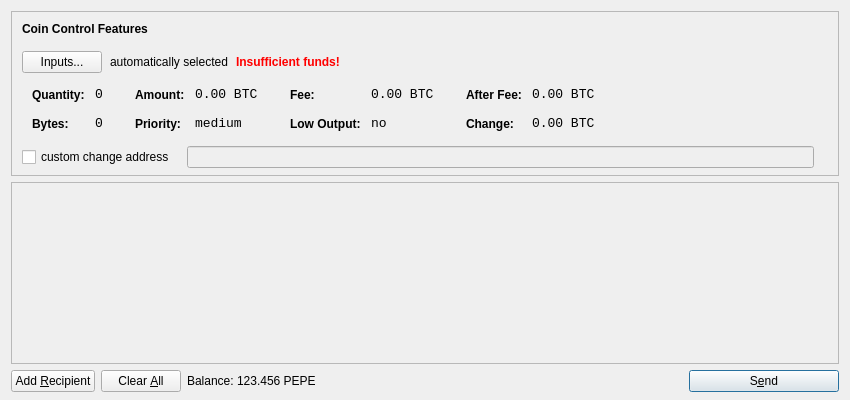
<?xml version="1.0" encoding="UTF-8"?>
<ui version="4.0">
 <class>SendCoinsDialog</class>
 <widget class="QDialog" name="SendCoinsDialog">
  <property name="geometry">
   <rect>
    <x>0</x>
    <y>0</y>
    <width>850</width>
    <height>400</height>
   </rect>
  </property>
  <property name="windowTitle">
   <string>Send Coins</string>
  </property>
  <layout class="QVBoxLayout" name="verticalLayout" stretch="0,1,0">
   <property name="bottomMargin">
    <number>8</number>
   </property>
   <item>
    <widget class="QFrame" name="frameCoinControl">
     <property name="sizePolicy">
      <sizepolicy hsizetype="Expanding" vsizetype="Expanding">
       <horstretch>0</horstretch>
       <verstretch>0</verstretch>
      </sizepolicy>
     </property>
     <property name="maximumSize">
      <size>
       <width>16777215</width>
       <height>16777215</height>
      </size>
     </property>
     <property name="frameShape">
      <enum>QFrame::StyledPanel</enum>
     </property>
     <property name="frameShadow">
      <enum>QFrame::Sunken</enum>
     </property>
     <layout class="QVBoxLayout" name="verticalLayoutCoinControl2">
      <property name="spacing">
       <number>-1</number>
      </property>
      <property name="leftMargin">
       <number>0</number>
      </property>
      <property name="topMargin">
       <number>0</number>
      </property>
      <property name="rightMargin">
       <number>0</number>
      </property>
      <property name="bottomMargin">
       <number>6</number>
      </property>
      <item>
       <layout class="QVBoxLayout" name="verticalLayoutCoinControl" stretch="0,0,0,0,1">
        <property name="spacing">
         <number>0</number>
        </property>
        <property name="leftMargin">
         <number>10</number>
        </property>
        <property name="topMargin">
         <number>10</number>
        </property>
        <item>
         <layout class="QHBoxLayout" name="horizontalLayoutCoinControl1">
          <property name="bottomMargin">
           <number>15</number>
          </property>
          <item>
           <widget class="QLabel" name="labelCoinControlFeatures">
            <property name="sizePolicy">
             <sizepolicy hsizetype="Preferred" vsizetype="Maximum">
              <horstretch>0</horstretch>
              <verstretch>0</verstretch>
             </sizepolicy>
            </property>
            <property name="font">
             <font>
              <weight>75</weight>
              <bold>true</bold>
             </font>
            </property>
            <property name="styleSheet">
             <string notr="true">font-weight:bold;</string>
            </property>
            <property name="text">
             <string>Coin Control Features</string>
            </property>
           </widget>
          </item>
         </layout>
        </item>
        <item>
         <layout class="QHBoxLayout" name="horizontalLayoutCoinControl2" stretch="0,0,0,0">
          <property name="spacing">
           <number>8</number>
          </property>
          <property name="bottomMargin">
           <number>10</number>
          </property>
          <item>
           <widget class="QPushButton" name="pushButtonCoinControl">
            <property name="styleSheet">
             <string notr="true"/>
            </property>
            <property name="text">
             <string>Inputs...</string>
            </property>
           </widget>
          </item>
          <item>
           <widget class="QLabel" name="labelCoinControlAutomaticallySelected">
            <property name="text">
             <string>automatically selected</string>
            </property>
            <property name="margin">
             <number>5</number>
            </property>
           </widget>
          </item>
          <item>
           <widget class="QLabel" name="labelCoinControlInsuffFunds">
            <property name="font">
             <font>
              <weight>75</weight>
              <bold>true</bold>
             </font>
            </property>
            <property name="styleSheet">
             <string notr="true">color:red;font-weight:bold;</string>
            </property>
            <property name="text">
             <string>Insufficient funds!</string>
            </property>
            <property name="margin">
             <number>5</number>
            </property>
           </widget>
          </item>
          <item>
           <spacer name="horizontalSpacerCoinControl">
            <property name="orientation">
             <enum>Qt::Horizontal</enum>
            </property>
            <property name="sizeHint" stdset="0">
             <size>
              <width>40</width>
              <height>1</height>
             </size>
            </property>
           </spacer>
          </item>
         </layout>
        </item>
        <item>
         <widget class="QWidget" name="widgetCoinControl" native="true">
          <property name="sizePolicy">
           <sizepolicy hsizetype="Preferred" vsizetype="Preferred">
            <horstretch>0</horstretch>
            <verstretch>0</verstretch>
           </sizepolicy>
          </property>
          <property name="minimumSize">
           <size>
            <width>0</width>
            <height>0</height>
           </size>
          </property>
          <property name="styleSheet">
           <string notr="true"/>
          </property>
          <layout class="QHBoxLayout" name="horizontalLayoutCoinControl5">
           <property name="margin">
            <number>0</number>
           </property>
           <item>
            <layout class="QHBoxLayout" name="horizontalLayoutCoinControl3" stretch="0,0,0,1">
             <property name="spacing">
              <number>20</number>
             </property>
             <property name="topMargin">
              <number>0</number>
             </property>
             <property name="bottomMargin">
              <number>10</number>
             </property>
             <item>
              <layout class="QFormLayout" name="formLayoutCoinControl1">
               <property name="horizontalSpacing">
                <number>10</number>
               </property>
               <property name="verticalSpacing">
                <number>14</number>
               </property>
               <property name="leftMargin">
                <number>10</number>
               </property>
               <property name="topMargin">
                <number>4</number>
               </property>
               <property name="rightMargin">
                <number>6</number>
               </property>
               <item row="0" column="0">
                <widget class="QLabel" name="labelCoinControlQuantityText">
                 <property name="styleSheet">
                  <string notr="true">font-weight:bold;</string>
                 </property>
                 <property name="text">
                  <string>Quantity:</string>
                 </property>
                 <property name="margin">
                  <number>0</number>
                 </property>
                </widget>
               </item>
               <item row="0" column="1">
                <widget class="QLabel" name="labelCoinControlQuantity">
                 <property name="font">
                  <font>
                   <family>Monospace</family>
                   <pointsize>10</pointsize>
                  </font>
                 </property>
                 <property name="cursor">
                  <cursorShape>IBeamCursor</cursorShape>
                 </property>
                 <property name="contextMenuPolicy">
                  <enum>Qt::ActionsContextMenu</enum>
                 </property>
                 <property name="text">
                  <string notr="true">0</string>
                 </property>
                 <property name="margin">
                  <number>0</number>
                 </property>
                 <property name="textInteractionFlags">
                  <set>Qt::LinksAccessibleByMouse|Qt::TextSelectableByKeyboard|Qt::TextSelectableByMouse</set>
                 </property>
                </widget>
               </item>
               <item row="1" column="0">
                <widget class="QLabel" name="labelCoinControlBytesText">
                 <property name="styleSheet">
                  <string notr="true">font-weight:bold;</string>
                 </property>
                 <property name="text">
                  <string>Bytes:</string>
                 </property>
                </widget>
               </item>
               <item row="1" column="1">
                <widget class="QLabel" name="labelCoinControlBytes">
                 <property name="font">
                  <font>
                   <family>Monospace</family>
                   <pointsize>10</pointsize>
                  </font>
                 </property>
                 <property name="cursor">
                  <cursorShape>IBeamCursor</cursorShape>
                 </property>
                 <property name="contextMenuPolicy">
                  <enum>Qt::ActionsContextMenu</enum>
                 </property>
                 <property name="text">
                  <string notr="true">0</string>
                 </property>
                 <property name="textInteractionFlags">
                  <set>Qt::LinksAccessibleByMouse|Qt::TextSelectableByKeyboard|Qt::TextSelectableByMouse</set>
                 </property>
                </widget>
               </item>
              </layout>
             </item>
             <item>
              <layout class="QFormLayout" name="formLayoutCoinControl2">
               <property name="horizontalSpacing">
                <number>10</number>
               </property>
               <property name="verticalSpacing">
                <number>14</number>
               </property>
               <property name="leftMargin">
                <number>6</number>
               </property>
               <property name="topMargin">
                <number>4</number>
               </property>
               <property name="rightMargin">
                <number>6</number>
               </property>
               <item row="0" column="0">
                <widget class="QLabel" name="labelCoinControlAmountText">
                 <property name="styleSheet">
                  <string notr="true">font-weight:bold;</string>
                 </property>
                 <property name="text">
                  <string>Amount:</string>
                 </property>
                 <property name="margin">
                  <number>0</number>
                 </property>
                </widget>
               </item>
               <item row="0" column="1">
                <widget class="QLabel" name="labelCoinControlAmount">
                 <property name="font">
                  <font>
                   <family>Monospace</family>
                   <pointsize>10</pointsize>
                  </font>
                 </property>
                 <property name="cursor">
                  <cursorShape>IBeamCursor</cursorShape>
                 </property>
                 <property name="contextMenuPolicy">
                  <enum>Qt::ActionsContextMenu</enum>
                 </property>
                 <property name="text">
                  <string notr="true">0.00 BTC</string>
                 </property>
                 <property name="textInteractionFlags">
                  <set>Qt::LinksAccessibleByMouse|Qt::TextSelectableByKeyboard|Qt::TextSelectableByMouse</set>
                 </property>
                </widget>
               </item>
               <item row="1" column="0">
                <widget class="QLabel" name="labelCoinControlPriorityText">
                 <property name="styleSheet">
                  <string notr="true">font-weight:bold;</string>
                 </property>
                 <property name="text">
                  <string>Priority:</string>
                 </property>
                </widget>
               </item>
               <item row="1" column="1">
                <widget class="QLabel" name="labelCoinControlPriority">
                 <property name="font">
                  <font>
                   <family>Monospace</family>
                   <pointsize>10</pointsize>
                  </font>
                 </property>
                 <property name="cursor">
                  <cursorShape>IBeamCursor</cursorShape>
                 </property>
                 <property name="contextMenuPolicy">
                  <enum>Qt::ActionsContextMenu</enum>
                 </property>
                 <property name="text">
                  <string>medium</string>
                 </property>
                 <property name="textInteractionFlags">
                  <set>Qt::LinksAccessibleByMouse|Qt::TextSelectableByKeyboard|Qt::TextSelectableByMouse</set>
                 </property>
                </widget>
               </item>
              </layout>
             </item>
             <item>
              <layout class="QFormLayout" name="formLayoutCoinControl3">
               <property name="horizontalSpacing">
                <number>10</number>
               </property>
               <property name="verticalSpacing">
                <number>14</number>
               </property>
               <property name="leftMargin">
                <number>6</number>
               </property>
               <property name="topMargin">
                <number>4</number>
               </property>
               <property name="rightMargin">
                <number>6</number>
               </property>
               <item row="0" column="0">
                <widget class="QLabel" name="labelCoinControlFeeText">
                 <property name="styleSheet">
                  <string notr="true">font-weight:bold;</string>
                 </property>
                 <property name="text">
                  <string>Fee:</string>
                 </property>
                 <property name="margin">
                  <number>0</number>
                 </property>
                </widget>
               </item>
               <item row="0" column="1">
                <widget class="QLabel" name="labelCoinControlFee">
                 <property name="font">
                  <font>
                   <family>Monospace</family>
                   <pointsize>10</pointsize>
                  </font>
                 </property>
                 <property name="cursor">
                  <cursorShape>IBeamCursor</cursorShape>
                 </property>
                 <property name="contextMenuPolicy">
                  <enum>Qt::ActionsContextMenu</enum>
                 </property>
                 <property name="text">
                  <string notr="true">0.00 BTC</string>
                 </property>
                 <property name="textInteractionFlags">
                  <set>Qt::LinksAccessibleByMouse|Qt::TextSelectableByKeyboard|Qt::TextSelectableByMouse</set>
                 </property>
                </widget>
               </item>
               <item row="1" column="0">
                <widget class="QLabel" name="labelCoinControlLowOutputText">
                 <property name="styleSheet">
                  <string notr="true">font-weight:bold;</string>
                 </property>
                 <property name="text">
                  <string>Low Output:</string>
                 </property>
                </widget>
               </item>
               <item row="1" column="1">
                <widget class="QLabel" name="labelCoinControlLowOutput">
                 <property name="font">
                  <font>
                   <family>Monospace</family>
                   <pointsize>10</pointsize>
                  </font>
                 </property>
                 <property name="cursor">
                  <cursorShape>IBeamCursor</cursorShape>
                 </property>
                 <property name="contextMenuPolicy">
                  <enum>Qt::ActionsContextMenu</enum>
                 </property>
                 <property name="text">
                  <string>no</string>
                 </property>
                 <property name="textInteractionFlags">
                  <set>Qt::LinksAccessibleByMouse|Qt::TextSelectableByKeyboard|Qt::TextSelectableByMouse</set>
                 </property>
                </widget>
               </item>
              </layout>
             </item>
             <item>
              <layout class="QFormLayout" name="formLayoutCoinControl4">
               <property name="horizontalSpacing">
                <number>10</number>
               </property>
               <property name="verticalSpacing">
                <number>14</number>
               </property>
               <property name="leftMargin">
                <number>6</number>
               </property>
               <property name="topMargin">
                <number>4</number>
               </property>
               <property name="rightMargin">
                <number>6</number>
               </property>
               <item row="0" column="0">
                <widget class="QLabel" name="labelCoinControlAfterFeeText">
                 <property name="styleSheet">
                  <string notr="true">font-weight:bold;</string>
                 </property>
                 <property name="text">
                  <string>After Fee:</string>
                 </property>
                 <property name="margin">
                  <number>0</number>
                 </property>
                </widget>
               </item>
               <item row="0" column="1">
                <widget class="QLabel" name="labelCoinControlAfterFee">
                 <property name="font">
                  <font>
                   <family>Monospace</family>
                   <pointsize>10</pointsize>
                  </font>
                 </property>
                 <property name="cursor">
                  <cursorShape>IBeamCursor</cursorShape>
                 </property>
                 <property name="contextMenuPolicy">
                  <enum>Qt::ActionsContextMenu</enum>
                 </property>
                 <property name="text">
                  <string notr="true">0.00 BTC</string>
                 </property>
                 <property name="textInteractionFlags">
                  <set>Qt::LinksAccessibleByMouse|Qt::TextSelectableByKeyboard|Qt::TextSelectableByMouse</set>
                 </property>
                </widget>
               </item>
               <item row="1" column="0">
                <widget class="QLabel" name="labelCoinControlChangeText">
                 <property name="styleSheet">
                  <string notr="true">font-weight:bold;</string>
                 </property>
                 <property name="text">
                  <string>Change:</string>
                 </property>
                </widget>
               </item>
               <item row="1" column="1">
                <widget class="QLabel" name="labelCoinControlChange">
                 <property name="font">
                  <font>
                   <family>Monospace</family>
                   <pointsize>10</pointsize>
                  </font>
                 </property>
                 <property name="cursor">
                  <cursorShape>IBeamCursor</cursorShape>
                 </property>
                 <property name="contextMenuPolicy">
                  <enum>Qt::ActionsContextMenu</enum>
                 </property>
                 <property name="text">
                  <string notr="true">0.00 BTC</string>
                 </property>
                 <property name="textInteractionFlags">
                  <set>Qt::LinksAccessibleByMouse|Qt::TextSelectableByKeyboard|Qt::TextSelectableByMouse</set>
                 </property>
                </widget>
               </item>
              </layout>
             </item>
            </layout>
           </item>
          </layout>
         </widget>
        </item>
        <item>
         <layout class="QHBoxLayout" name="horizontalLayoutCoinControl4" stretch="0,0,0">
          <property name="spacing">
           <number>12</number>
          </property>
          <property name="sizeConstraint">
           <enum>QLayout::SetDefaultConstraint</enum>
          </property>
          <property name="topMargin">
           <number>5</number>
          </property>
          <property name="rightMargin">
           <number>5</number>
          </property>
          <item>
           <widget class="QCheckBox" name="checkBoxCoinControlChange">
            <property name="text">
             <string>custom change address</string>
            </property>
           </widget>
          </item>
          <item>
           <widget class="QLineEdit" name="lineEditCoinControlChange">
            <property name="enabled">
             <bool>false</bool>
            </property>
            <property name="sizePolicy">
             <sizepolicy hsizetype="Expanding" vsizetype="Fixed">
              <horstretch>0</horstretch>
              <verstretch>0</verstretch>
             </sizepolicy>
            </property>
           </widget>
          </item>
          <item>
           <widget class="QLabel" name="labelCoinControlChangeLabel">
            <property name="sizePolicy">
             <sizepolicy hsizetype="Preferred" vsizetype="Expanding">
              <horstretch>0</horstretch>
              <verstretch>0</verstretch>
             </sizepolicy>
            </property>
            <property name="minimumSize">
             <size>
              <width>0</width>
              <height>0</height>
             </size>
            </property>
            <property name="text">
             <string/>
            </property>
            <property name="margin">
             <number>3</number>
            </property>
           </widget>
          </item>
         </layout>
        </item>
        <item>
         <spacer name="verticalSpacerCoinControl">
          <property name="orientation">
           <enum>Qt::Vertical</enum>
          </property>
          <property name="sizeHint" stdset="0">
           <size>
            <width>800</width>
            <height>1</height>
           </size>
          </property>
         </spacer>
        </item>
       </layout>
      </item>
     </layout>
    </widget>
   </item>
   <item>
    <widget class="QScrollArea" name="scrollArea">
     <property name="widgetResizable">
      <bool>true</bool>
     </property>
     <widget class="QWidget" name="scrollAreaWidgetContents">
      <property name="geometry">
       <rect>
        <x>0</x>
        <y>0</y>
        <width>830</width>
        <height>165</height>
       </rect>
      </property>
      <layout class="QVBoxLayout" name="verticalLayout_2">
       <property name="margin">
        <number>0</number>
       </property>
       <item>
        <layout class="QVBoxLayout" name="entries">
         <property name="spacing">
          <number>6</number>
         </property>
        </layout>
       </item>
       <item>
        <spacer name="verticalSpacer">
         <property name="orientation">
          <enum>Qt::Vertical</enum>
         </property>
         <property name="sizeHint" stdset="0">
          <size>
           <width>20</width>
           <height>40</height>
          </size>
         </property>
        </spacer>
       </item>
      </layout>
     </widget>
    </widget>
   </item>
   <item>
    <layout class="QHBoxLayout" name="horizontalLayout">
     <item>
      <widget class="QPushButton" name="addButton">
       <property name="toolTip">
        <string>Send to multiple recipients at once</string>
       </property>
       <property name="text">
        <string>Add &amp;Recipient</string>
       </property>
       <property name="icon">
        <iconset resource="../bitcoin.qrc">
         <normaloff>:/icons/add</normaloff>:/icons/add</iconset>
       </property>
       <property name="autoDefault">
        <bool>false</bool>
       </property>
      </widget>
     </item>
     <item>
      <widget class="QPushButton" name="clearButton">
       <property name="sizePolicy">
        <sizepolicy hsizetype="Minimum" vsizetype="Fixed">
         <horstretch>0</horstretch>
         <verstretch>0</verstretch>
        </sizepolicy>
       </property>
       <property name="toolTip">
        <string>Remove all transaction fields</string>
       </property>
       <property name="text">
        <string>Clear &amp;All</string>
       </property>
       <property name="icon">
        <iconset resource="../bitcoin.qrc">
         <normaloff>:/icons/remove</normaloff>:/icons/remove</iconset>
       </property>
       <property name="autoRepeatDelay">
        <number>300</number>
       </property>
       <property name="autoDefault">
        <bool>false</bool>
       </property>
      </widget>
     </item>
     <item>
      <layout class="QHBoxLayout" name="horizontalLayout_2">
       <property name="spacing">
        <number>3</number>
       </property>
       <item>
        <widget class="QLabel" name="label">
         <property name="text">
          <string>Balance:</string>
         </property>
        </widget>
       </item>
       <item>
        <widget class="QLabel" name="labelBalance">
         <property name="cursor">
          <cursorShape>IBeamCursor</cursorShape>
         </property>
         <property name="text">
          <string>123.456 PEPE</string>
         </property>
         <property name="textInteractionFlags">
          <set>Qt::LinksAccessibleByMouse|Qt::TextSelectableByKeyboard|Qt::TextSelectableByMouse</set>
         </property>
        </widget>
       </item>
      </layout>
     </item>
     <item>
      <spacer name="horizontalSpacer">
       <property name="orientation">
        <enum>Qt::Horizontal</enum>
       </property>
       <property name="sizeHint" stdset="0">
        <size>
         <width>40</width>
         <height>20</height>
        </size>
       </property>
      </spacer>
     </item>
     <item>
      <widget class="QPushButton" name="sendButton">
       <property name="minimumSize">
        <size>
         <width>150</width>
         <height>0</height>
        </size>
       </property>
       <property name="toolTip">
        <string>Confirm the send action</string>
       </property>
       <property name="text">
        <string>S&amp;end</string>
       </property>
       <property name="icon">
        <iconset resource="../bitcoin.qrc">
         <normaloff>:/icons/send</normaloff>:/icons/send</iconset>
       </property>
       <property name="default">
        <bool>true</bool>
       </property>
      </widget>
     </item>
    </layout>
   </item>
  </layout>
 </widget>
 <resources>
  <include location="../bitcoin.qrc"/>
 </resources>
 <connections/>
</ui>
